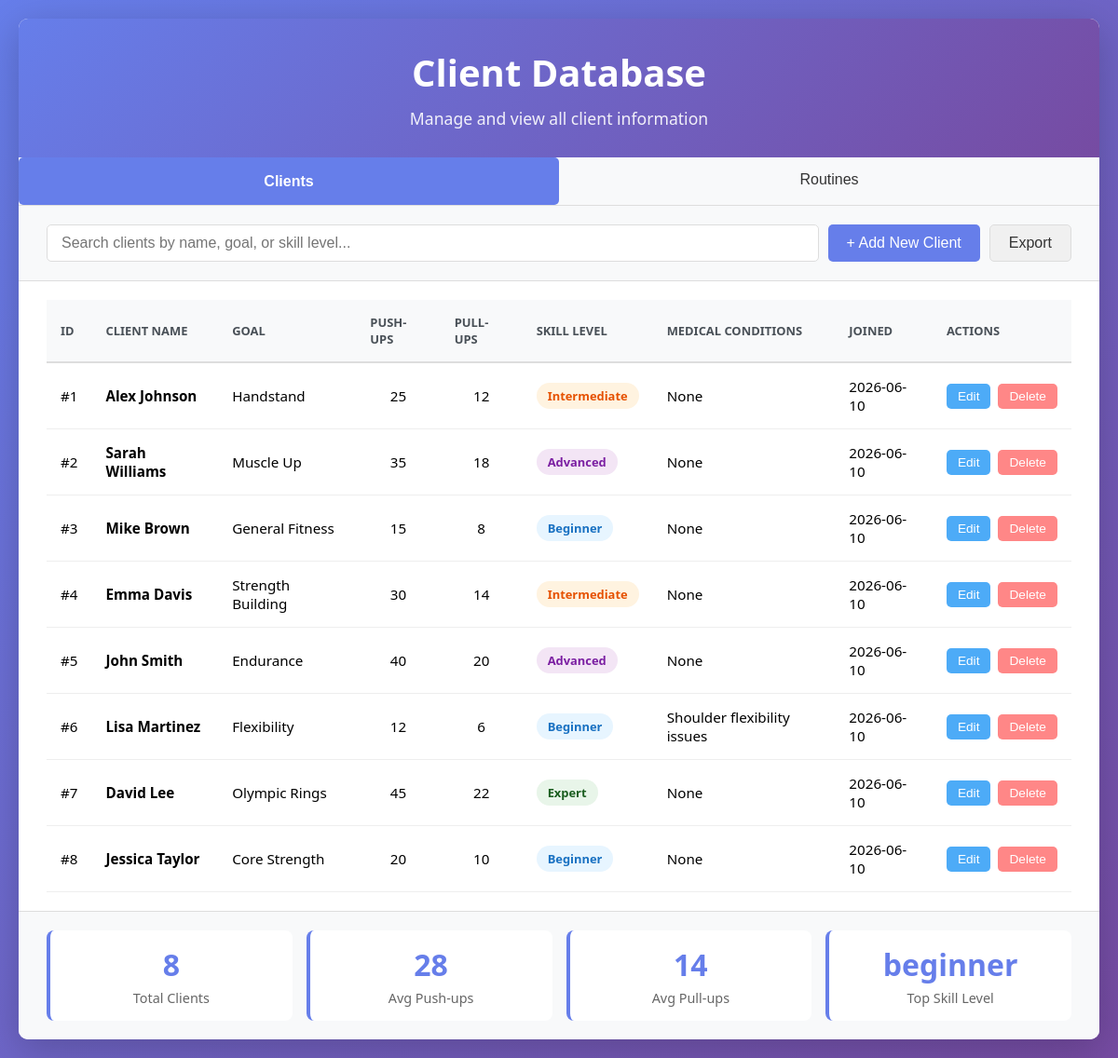
The page /database on the database its author committed.
### models.py (models this page shows, shortened)
class Client(db.Model):
    __tablename__ = 'clients'
    id = db.Column(db.Integer, primary_key=True)
    name = db.Column(db.String(255), nullable=False, unique=True)
    goal = db.Column(db.String(255), nullable=True)
    push_ups = db.Column(db.Integer, nullable=True)
    pull_ups = db.Column(db.Integer, nullable=True)
    skill_level = db.Column(db.String(50), default='beginner')
    medical_conditions = db.Column(db.Text, nullable=True)
    created_at = db.Column(db.DateTime, default=datetime.utcnow)
    updated_at = db.Column(db.DateTime, default=datetime.utcnow, onupdate=datetime.utcnow)
    routines = db.relationship('Routine', backref='client', lazy=True, cascade='all, delete-orphan')
    sessions = db.relationship('Session', backref='client', lazy=True, cascade='all, delete-orphan')

### app.py (the view)
@app.route('/database')
def database_view():
    with app.app_context():
        clients = Client.query.all()
        return render_template('database.html', clients=clients)

### templates/database.html (shortened to what this page needs)
<!DOCTYPE html>
<html lang="en">
<head>
</head>
<body>
    <div class="container">
        <header>
            <h1>Client Database</h1>
            <p>Manage and view all client information</p>
        </header>
        <div style="background: #f8f9fa; border-bottom: 1px solid #ddd; display: flex; gap: 0;">
            <button id="tabClients" class="tab-btn" style="flex: 1; padding: 15px; background: #667eea; color: white; border: none; cursor: pointer; font-weight: 600;" onclick="switchTab('clients')">
                Clients
            </button>
            <button id="tabRoutines" class="tab-btn" style="flex: 1; padding: 15px; background: transparent; color: #333; border: none; cursor: pointer; border-bottom: 3px solid transparent;" onclick="switchTab('routines')">
                Routines
            </button>
        </div>
        <div class="controls">
            <div class="search-box">
                <input type="text" id="searchInput" placeholder="Search clients by name, goal, or skill level...">
            </div>
            <div class="btn-group">
                <button class="btn-primary" onclick="openAddModal()">+ Add New Client</button>
                <button class="btn-secondary" onclick="exportData()">Export</button>
            </div>
        </div>
        <div class="table-wrapper tab-content active" id="clientsTab">
            {% if clients %}
                <table id="clientsTable">
                    <thead>
                        <tr>
                            <th>ID</th>
                            <th>Client Name</th>
                            <th>Goal</th>
                            <th>Push-ups</th>
                            <th>Pull-ups</th>
                            <th>Skill Level</th>
                            <th>Medical Conditions</th>
                            <th>Joined</th>
                            <th>Actions</th>
                        </tr>
                    </thead>
                    <tbody>
                        {% for client in clients %}
                        <tr class="client-row" data-client-id="{{ client.id }}">
                            <td>#{{ client.id }}</td>
                            <td><strong>{{ client.name }}</strong></td>
                            <td>{{ client.goal or 'N/A' }}</td>
                            <td style="text-align: center;">{{ client.push_ups or '-' }}</td>
                            <td style="text-align: center;">{{ client.pull_ups or '-' }}</td>
                            <td>
                                <span class="level-badge badge-{{ client.skill_level }}">
                                    {{ client.skill_level }}
                                </span>
                            </td>
                            <td>{{ client.medical_conditions or 'None' }}</td>
                            <td>{{ client.created_at.strftime('%Y-%m-%d') if client.created_at else 'N/A' }}</td>
                            <td>
                                <div class="action-buttons">
                                    <button class="btn-edit" onclick="editClient({{ client.id }})">Edit</button>
                                    <button class="btn-delete" onclick="deleteClient({{ client.id }})">Delete</button>
                                </div>
                            </td>
                        </tr>
                        {% endfor %}
                    </tbody>
                </table>
            {% else %}
                <div class="no-data">
                    <h3>No clients found</h3>
                    <p>Start by running setup_database.py to import data from your Excel file</p>
                    <button class="btn-primary" style="margin-top: 15px;" onclick="location.href='/'">Go Home</button>
                </div>
            {% endif %}
        </div>
        {% if clients %}
        <div class="stats">
            <div class="stat-card">
                <div class="stat-value">{{ clients|length }}</div>
                <div class="stat-label">Total Clients</div>
            </div>
            <div class="stat-card">
                <div class="stat-value" id="avgPushUps">-</div>
                <div class="stat-label">Avg Push-ups</div>
            </div>
            <div class="stat-card">
                <div class="stat-value" id="avgPullUps">-</div>
                <div class="stat-label">Avg Pull-ups</div>
            </div>
            <div class="stat-card">
                <div class="stat-value" id="topLevel">-</div>
                <div class="stat-label">Top Skill Level</div>
            </div>
        </div>
        {% endif %}
    </div>
</body>
</html>

### templates/database.html (style rules this page uses)
* { margin: 0; padding: 0; box-sizing: border-box; }
body { font-family: 'Segoe UI', Tahoma, Geneva, Verdana, sans-serif; background: linear-gradient(135deg, #667eea 0%, #764ba2 100%); min-height: 100vh; padding: 20px; }
.container { max-width: 1200px; margin: 0 auto; background: white; border-radius: 10px; box-shadow: 0 10px 40px rgba(0, 0, 0, 0.2); overflow: hidden; }
header { background: linear-gradient(135deg, #667eea 0%, #764ba2 100%); color: white; padding: 30px; text-align: center; }
header h1 { font-size: 2.5em; margin-bottom: 10px; }
header p { font-size: 1.1em; opacity: 0.9; }
.controls { padding: 20px 30px; background: #f8f9fa; border-bottom: 1px solid #ddd; display: flex; gap: 10px; flex-wrap: wrap; align-items: center; justify-content: space-between; }
.search-box { flex: 1; min-width: 250px; }
.search-box input { width: 100%; padding: 10px 15px; border: 1px solid #ddd; border-radius: 5px; font-size: 1em; }
.btn-group { display: flex; gap: 10px; }
button { padding: 10px 20px; border: none; border-radius: 5px; font-size: 1em; cursor: pointer; transition: all 0.3s; }
.btn-primary { background: #667eea; color: white; }
.btn-secondary { background: #f0f0f0; color: #333; border: 1px solid #ddd; }
.table-wrapper { overflow-x: auto; padding: 20px 30px; }
table { width: 100%; border-collapse: collapse; font-size: 0.95em; }
thead { background: #f8f9fa; font-weight: 600; text-transform: uppercase; font-size: 0.85em; color: #495057; }
th { padding: 15px; text-align: left; border-bottom: 2px solid #ddd; }
td { padding: 15px; border-bottom: 1px solid #eee; }
tbody tr { transition: background 0.2s; }
.level-badge { display: inline-block; padding: 5px 12px; border-radius: 20px; font-size: 0.85em; font-weight: 600; text-transform: capitalize; }
.badge-beginner { background: #e7f5ff; color: #1971c2; }
.badge-intermediate { background: #fff3e0; color: #e65100; }
.badge-advanced { background: #f3e5f5; color: #7b1fa2; }
.badge-expert { background: #e8f5e9; color: #1b5e20; }
.action-buttons { display: flex; gap: 8px; }
.action-buttons button { padding: 6px 12px; font-size: 0.9em; }
.btn-edit { background: #4dabf7; color: white; }
.btn-delete { background: #ff8787; color: white; }
.stats { display: grid; grid-template-columns: repeat(auto-fit, minmax(200px, 1fr)); gap: 15px; padding: 20px 30px; background: #f8f9fa; border-top: 1px solid #ddd; }
.stat-card { background: white; padding: 15px; border-radius: 8px; border-left: 4px solid #667eea; text-align: center; }
.stat-value { font-size: 2em; font-weight: bold; color: #667eea; margin-bottom: 5px; }
.stat-label { font-size: 0.9em; color: #666; }
.tab-btn { transition: all 0.3s; }
.tab-content { display: none; }
.tab-content.active { display: block; }

### rows shown on the page
Client: id "1", name "Alex Johnson", goal "Handstand", push_ups "25", pull_ups "12", skill_level "Intermediate", medical_conditions "None", created_at "2026-06-10"
Client: id "2", name "Sarah Williams", goal "Muscle Up", push_ups "35", pull_ups "18", skill_level "Advanced", medical_conditions "None", created_at "2026-06-10"
Client: id "3", name "Mike Brown", goal "General Fitness", push_ups "15", pull_ups "8", skill_level "Beginner", medical_conditions "None", created_at "2026-06-10"
Client: id "4", name "Emma Davis", goal "Strength Building", push_ups "30", pull_ups "14", skill_level "Intermediate", medical_conditions "None", created_at "2026-06-10"
Client: id "5", name "John Smith", goal "Endurance", push_ups "40", pull_ups "20", skill_level "Advanced", medical_conditions "None", created_at "2026-06-10"
Client: id "6", name "Lisa Martinez", goal "Flexibility", push_ups "12", pull_ups "6", skill_level "Beginner", medical_conditions "Shoulder flexibility issues", created_at "2026-06-10"
Client: id "7", name "David Lee", goal "Olympic Rings", push_ups "45", pull_ups "22", skill_level "Expert", medical_conditions "None", created_at "2026-06-10"
Client: id "8", name "Jessica Taylor", goal "Core Strength", push_ups "20", pull_ups "10", skill_level "Beginner", medical_conditions "None", created_at "2026-06-10"

### other values the page prints
{{ clients|length }} "8"
